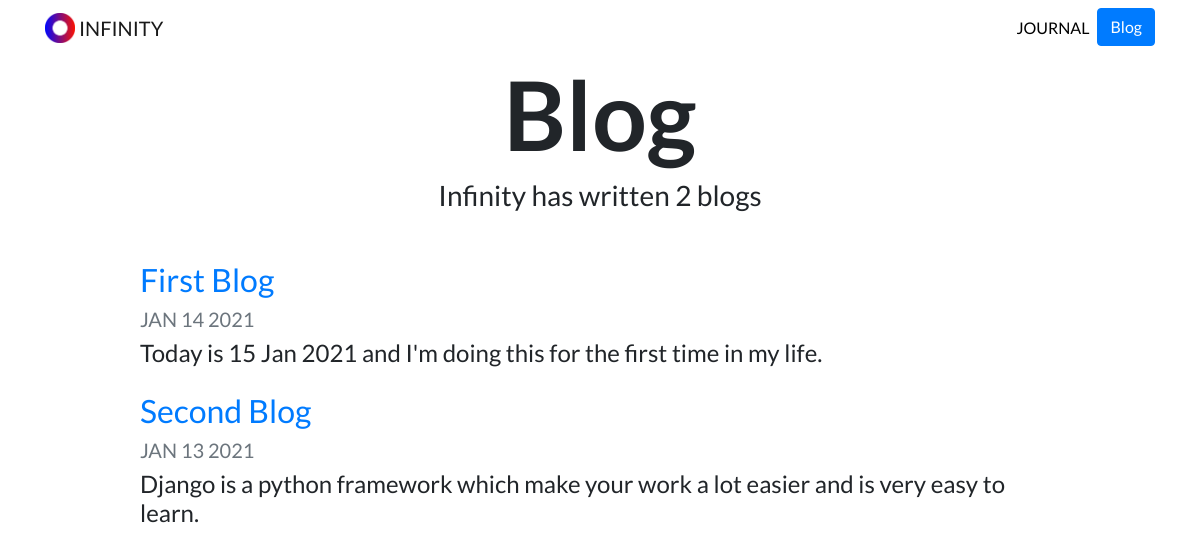
Screenshot of /blog/ with the database file from the repository.
### blog/models.py (models this page shows, shortened)
class Blog(models.Model):
    title = models.CharField(max_length=200)
    description = models.TextField(max_length=500)
    date = models.DateTimeField()

### blog/views.py (the view)
# urls.py: path('', views.all_blogs, name='all_blogs'),
def all_blogs(request):
    blog_count = Blog.objects.count
    blogs = Blog.objects.order_by('-date')
    return render(request, 'blogs/all_blogs.html', {'blogs':blogs})

### blog/templates/blogs/all_blogs.html
{% extends "portfolio/base.html" %}
{% load static %}
{% block content %}
<h1 id="blogtitle" class="font-weight-bold text-center">Blog</h1>
<h3 class="text-center mb-5">Infinity has written {{ blogs.count }} blog{{ blogs.count|pluralize }}</h3>
{% for blog in blogs %}
<div class="row justify-content-center my-3">
  <div class="col-md-10">
    <a href="{% url 'blog:detail' blog.id %}">
      <h2>{{ blog.title }}</h2>
    </a>
    <h5 class="text-muted">{{ blog.date|date:'M d Y'|upper }}</h5>
    <h4>{{ blog.description|striptags|truncatechars:100 }}</h4>
  </div>
</div>
{% endfor %}
{% endblock %}

### portfolio/templates/portfolio/base.html (shortened to what this page needs)
{% load static %}
<!doctype html>
<html lang="en">
<head>
  <link rel="stylesheet" href="https://stackpath.bootstrapcdn.com/bootstrap/4.4.1/css/bootstrap.min.css">
  <link rel="stylesheet" href="{% static "portfolio/custom.css" %}">
</head>
<body>
  <nav id="topNav" class="navbar navbar-expand-md navbar-light">
    <div class="container">
      <a class="navbar-brand" href="{% url 'home' %}">
        <img src="{% static "portfolio/Logo.png" %}" width="30" height="30" class="d-inline-block align-top" alt="Nick's Logo">
        <span>INFINITY</span>
      </a>
      <div class="collapse navbar-collapse text-center" id="navbarNav">
        <ul class="navbar-nav ml-auto">
          <li class="nav-item">
            <a class="nav-link" href="{% static "portfolio/I-Wonder-Science-Magazine.pdf" %}">JOURNAL</a>
          </li>
          <li>
            <a role="button" href="{% url 'blog:all_blogs' %}" class="btn btn-primary">Blog</a>
          </li>
        </ul>
      </div>
    </div>
  </nav>
  <div class="container">
    {% block content %}{% endblock %}
  </div>
</body>
</html>

### portfolio/static/portfolio/custom.css (style rules this page uses)
.navbar-nav .nav-link { color: rgba(0,0,0,1) !important; }
body { font-family: 'Lato', sans-serif; }
#blogtitle { font-size: 6rem; }

### rows the page displays
Blog: title "First Blog", date "JAN 14 2021", description "Today is 15 Jan 2021 and I'm doing this for the first time in my life."
Blog: title "Second Blog", date "JAN 13 2021", description "Django is a python framework which make your work a lot easier and is very easy to learn."

### other values shown
{{ blogs.count }} "2"
